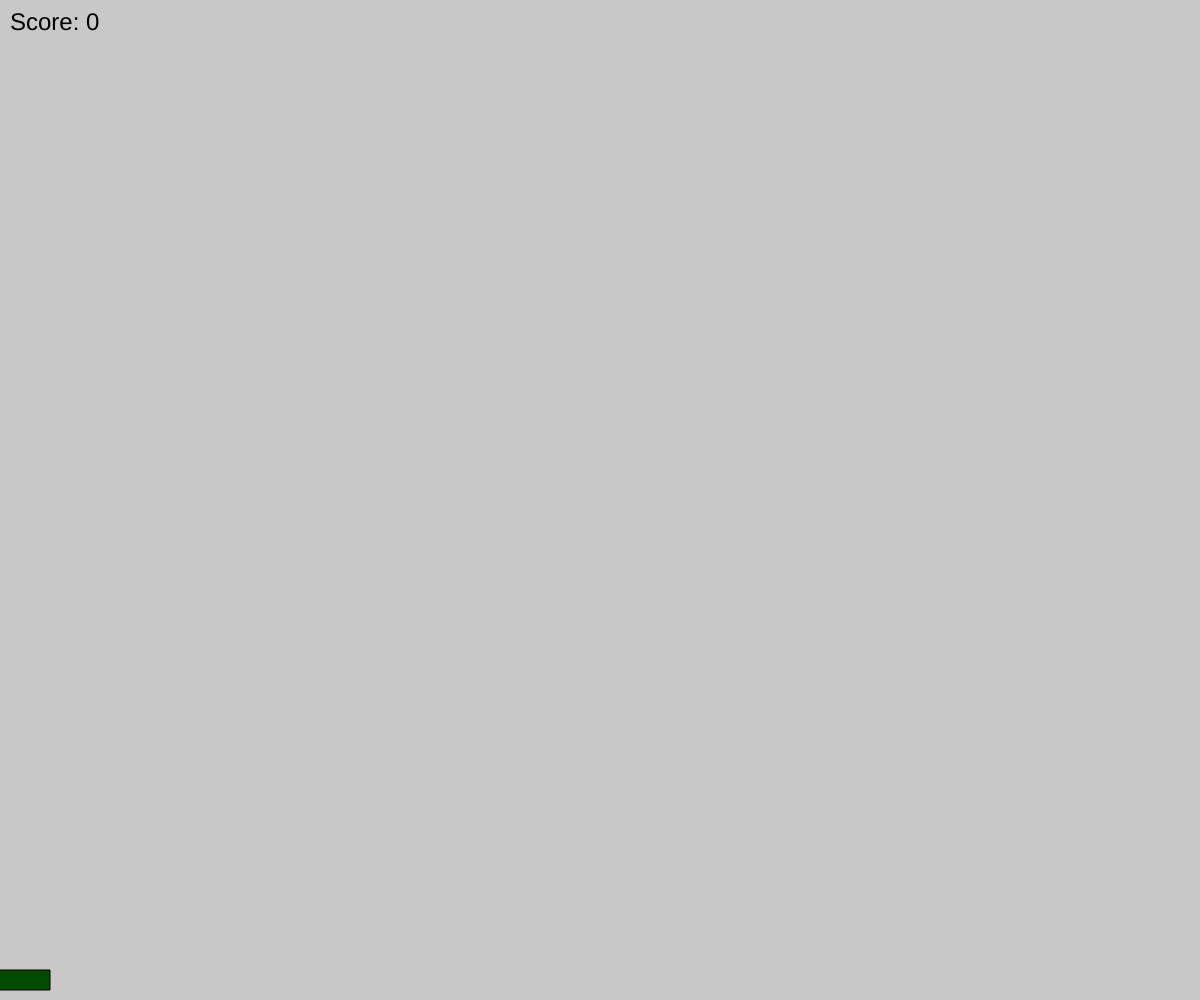
Frame 1 (no input)
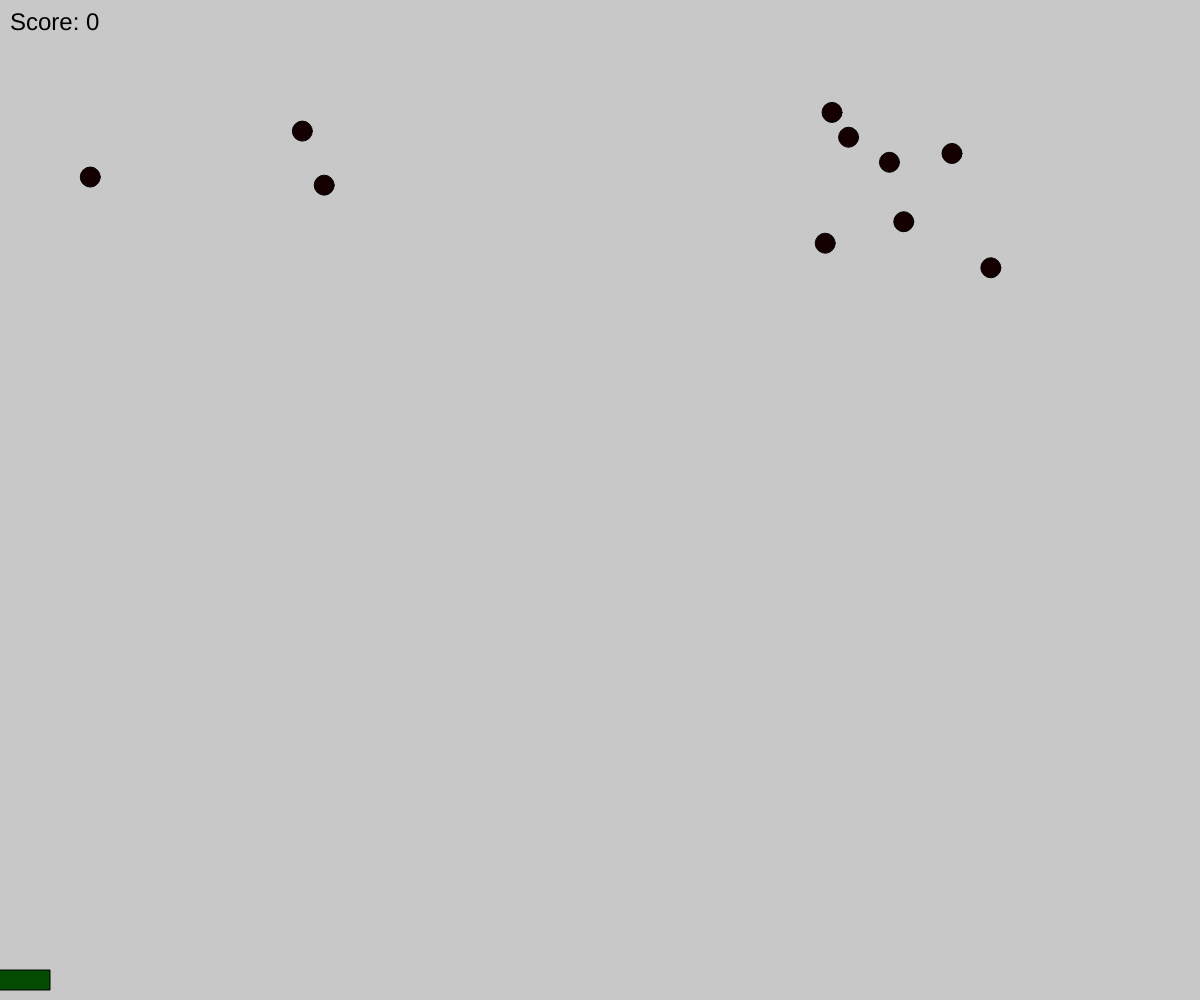
Frame 60 (no input)
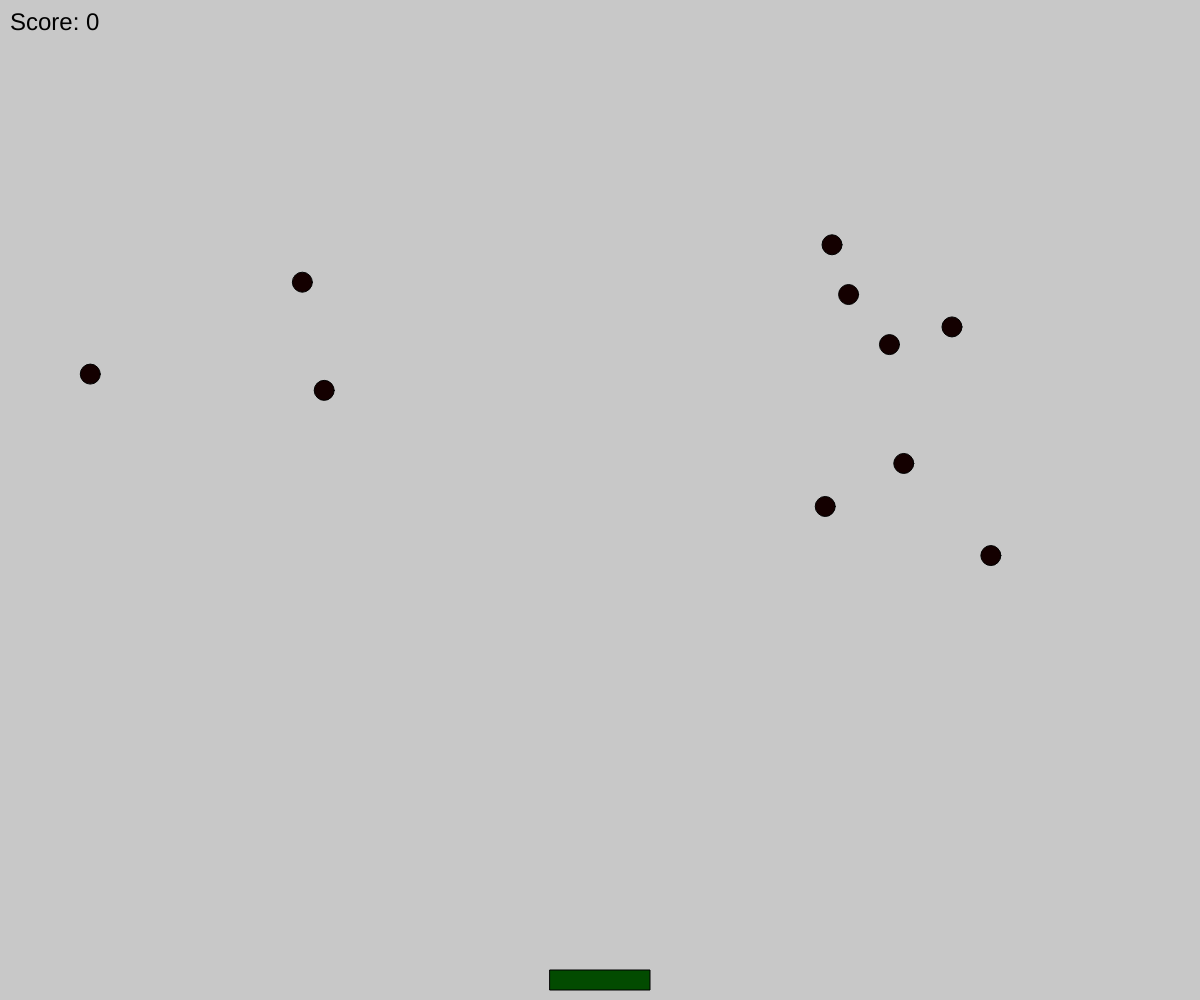
Frame 120 (the mouse pressed at the canvas centre since frame 60)

The p5.js sketch that drew these frames (run headless with seeded random() and noise() and a simulated clock; from frame 60 on, the mouse is pressed at the canvas centre):

// p5.js sketch
// ── sketch.js
let basket;
let objects = [];
let score = 0;
let gameOver = false;

function setup() {
  createCanvas(windowWidth, windowHeight);
  basket = new Basket();
  for (let i = 0; i < 10; i++) {
    objects.push(new FallingObject());
  }
}

function draw() {
  if (!gameOver) {
    background(200);

    basket.move();
    basket.display();

    for (let i = objects.length - 1; i >= 0; i--) {
      objects[i].fall();
      objects[i].display();

      if (basket.catch(objects[i])) {
        objects.splice(i, 1);
        objects.push(new FallingObject());
        score++;
      } else if (objects[i].offScreen()) {
        gameOver = true;
      }
    }

    fill(1);
    textSize(24);
    text('Score: ' + score, 10, 30);
  } else {
    fill(0);
    textSize(32);
    textAlign(CENTER, CENTER);
    text('Game Over!', width / 2, height / 2);
    textSize(24);
    text('Score: ' + score, width / 2, height / 2 + 40);
  }
}

class Basket {
  constructor() {
    this.width = 100;
    this.height = 20;
    this.x = width / 2;
    this.y = height - this.height;
  }

  move() {
    this.x = mouseX;
  }

  display() {
    fill(2, 75, 0);
    rect(this.x - this.width / 2, this.y - this.height / 2, this.width, this.height);
  }

  catch(object) {
    if (
      object.x > this.x - this.width / 2 &&
      object.x < this.x + this.width / 2 &&
      object.y > this.y - this.height / 2 &&
      object.y < this.y + this.height / 2
    ) {
      return true;
    }
    return false;
  }
}

class FallingObject {
  constructor() {
    this.size = 20;
    this.x = random(this.size, width - this.size);
    this.y = 0 - this.size;
    this.speed = random(2, 5);
  }

  fall() {
    this.y += this.speed;
  }

  display() {
    fill(20, 0, 0);
    ellipse(this.x, this.y, this.size, this.size);
  }

  offScreen() {
    return this.y > height + this.size;
  }
}
